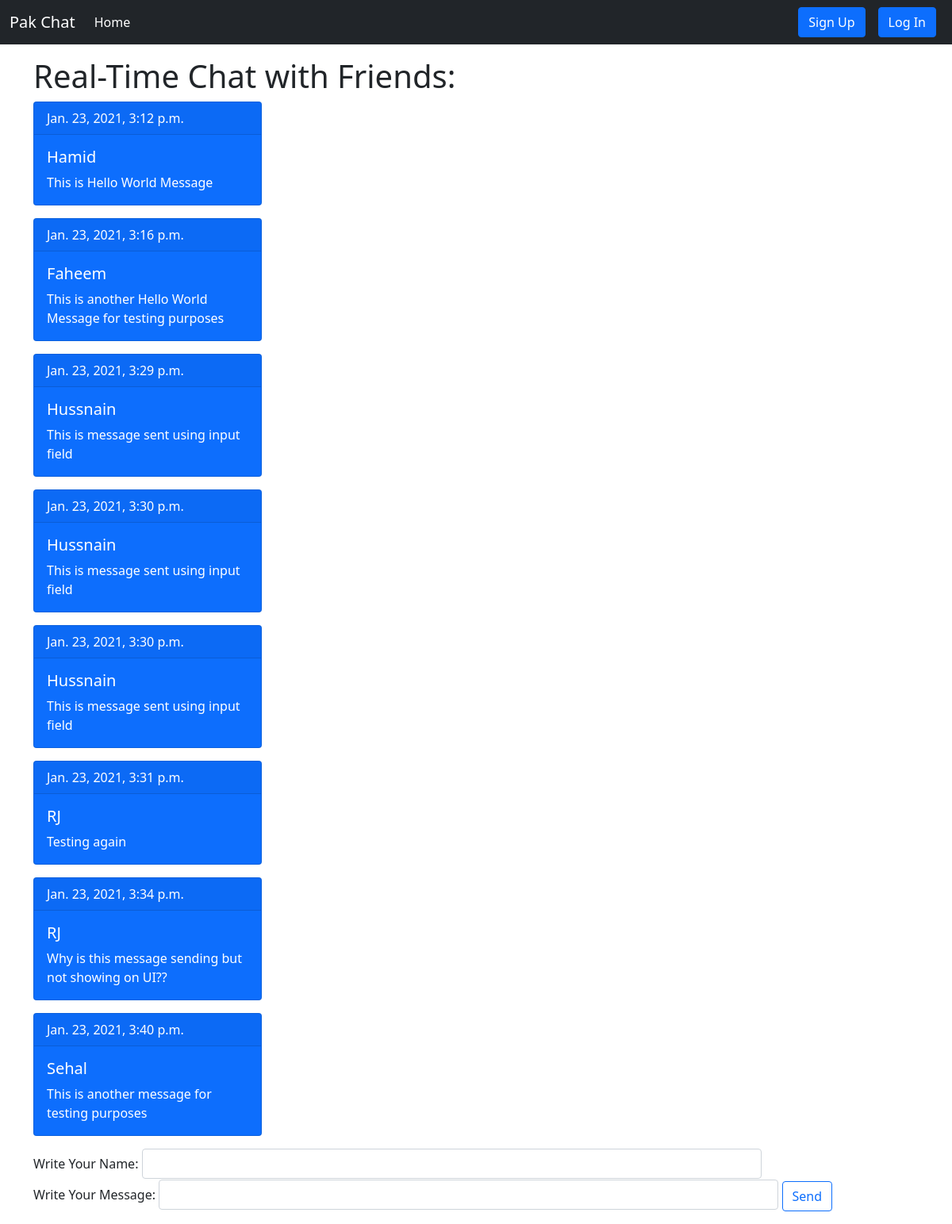
The app's page /messages, older data.
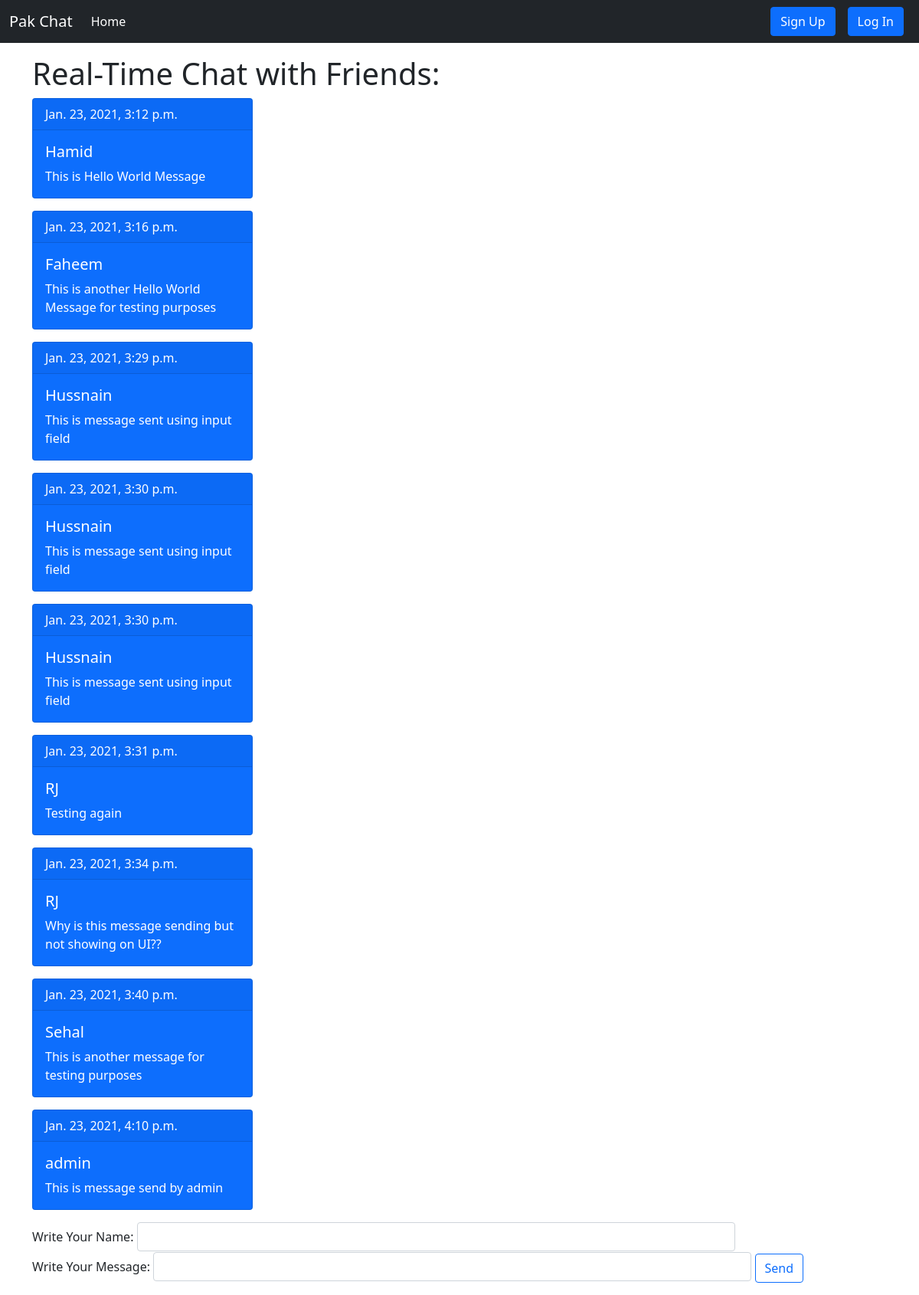
The same page, newer data.
### chat_module/models.py (models this page shows)
class message(models.Model):
	message_id = models.IntegerField(primary_key=True)
	user = models.CharField(max_length=50)
	message = models.CharField(max_length=500)
	timestamp = models.DateTimeField(auto_now_add=True)
	def __str__(self):
		return self.user

### chat_module/views.py (the view)
# urls.py: path("messages", views.messages, name="messages"),
def messages(request):
	if request.method == "POST":
		userMessage = request.POST.get("message")
		user = request.POST.get("user")
		addMessage = message(user=user, message=userMessage)
		addMessage.save()
		return redirect("messages")
	else:
		allMessages = message.objects.all()
		print(allMessages)
		context = {
		'messages': allMessages
		}
		return render(request, "messages.html", context)

### templates/messages.html (shortened to what this page needs)
{% extends "basic.html" %}
{% block body %}
<div class="my-3 container">
	<h1>Real-Time Chat with Friends: </h1>
	{% for message in messages %}
	<div class="card text-white bg-primary mb-3" style="max-width: 18rem;">
  <div class="card-header">{{ message.timestamp }}</div>
  <div class="card-body">
    <h5 class="card-title">{{ message.user }}</h5>
    <p class="card-text">{{ message.message }}</p>
  </div>
</div>
	{% endfor %}
</div>
<section class="my-3 container" id="messageSection">
		<form action="" method="POST">
			<label for="message" class="form-label">Write Your Name:</label>
            <input type="text" name="user" class="form-control" id="user">
            <br>
            <label for="message" class="form-label">Write Your Message:</label>
            <input type="text" name="message" class="form-control" id="message">
            <input type="submit" class="btn btn-outline-primary" value="Send">
        </form>
</section>
{% endblock %}

Row changes from the older to the newer data that the page shows:
added message: timestamp "Jan. 23, 2021, 4:10 p.m.", user "admin", message "This is message send by admin"
